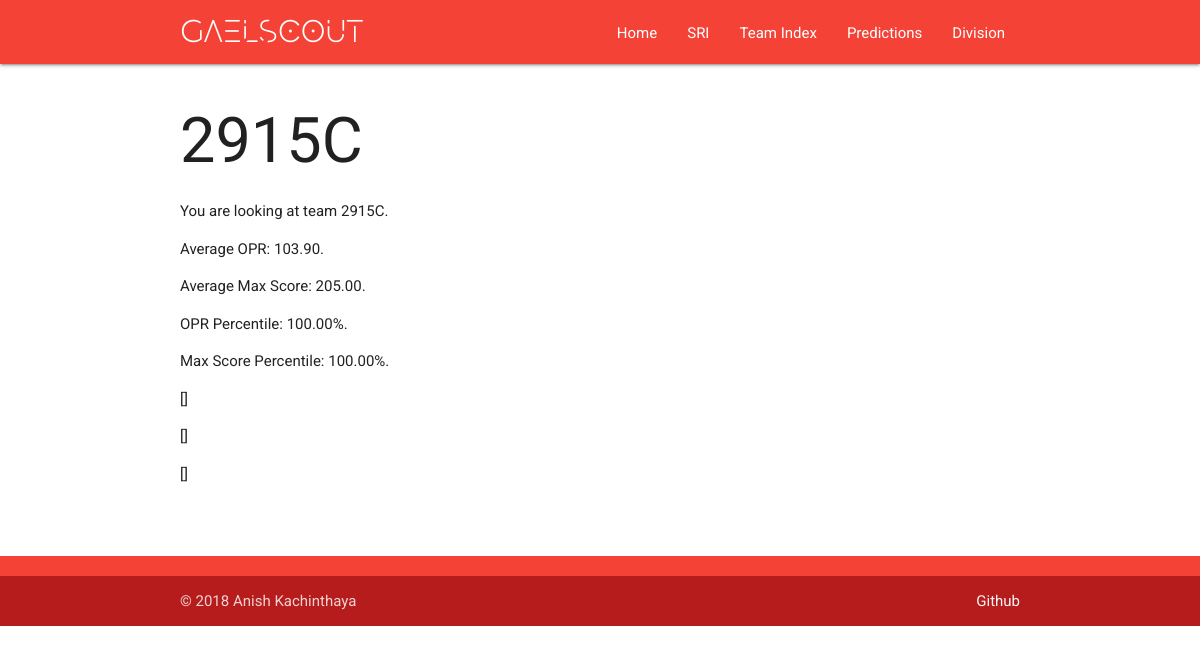
Screenshot of /teams/2915C/ with the database file from the repository.
### teaminfo/models.py (models this page shows, shortened)
class Teams(models.Model):
    team_number = models.CharField(max_length=200)
    team_opr = models.DecimalField(max_digits=10, decimal_places=2)
    team_mscore = models.DecimalField(max_digits=10, decimal_places=2)
    team_opr_quantile = models.DecimalField(max_digits=10, decimal_places=2)
    team_mscore_quantile = models.DecimalField(max_digits=10, decimal_places=2)
    class Meta:
        ordering = ["-team_opr_quantile"]

### teaminfo/views.py (the view)
# urls.py: path('<str:team_number>/', views.detail, name='detail'),
def detail(request, team_number):
    try:
        team_num = Teams.objects.get(team_number=team_number)
    except Teams.DoesNotExist:
        return render(request, 'teaminfo/404.html')
    opr = team_num.team_opr
    mscore = team_num.team_mscore
    opr_per = team_num.team_opr_quantile
    mscore_per = team_num.team_mscore_quantile
    context = {
        'team_number': team_number,
        'opr': opr,
        'mscore': mscore,
        'opr_per': opr_per,
        'mscore_per': mscore_per,
    }
    return render(request, 'teaminfo/detail.html', context)

### teaminfo/templates/teaminfo/detail.html (shortened to what this page needs)
<!DOCTYPE html>
<html>
  <head>
    <link rel="stylesheet" href="https://cdnjs.cloudflare.com/ajax/libs/materialize/1.0.0-beta/css/materialize.min.css">
    <link rel = "stylesheet" type = "text/css" href = "../../../static/main.css" />
  </head>
  <body>
    <nav>
      <div class="nav-wrapper red">
        <div class="container">
          <a class="brand-logo" href="{% url 'sri:index' %}">
            GAELSCOUT</a>
        <ul id="nav-mobile" class="right hide-on-med-and-down">
          <li ><a class = "waves-effect waves-light" href="{% url 'sri:index' %}">Home</a></li>
          <li ><a class = "waves-effect waves-light" href="{% url 'sri:index' %}">SRI</a></li>
          <li><a class = "waves-effect waves-light" href="{% url 'teaminfo:index' %}">Team Index</a></li>
          <li><a class = "waves-effect waves-light" href="{% url 'teaminfo:index' %}">Predictions</a></li>
          <li><a class = "waves-effect waves-light" href="{% url 'teaminfo:division' %}">Division</a></li>
        </ul>
      </div>
        <div class="nav-wrapper">
      </div>
    </nav>
    <div class="container" style="min-height:450px">
      <!-- {% load static %}
        <img src="{% static "admin/img/gael.svg" %}"> -->
    <h1>{{team_number}}</h1>
    {% if team_number %}
      <p>You are looking at team {{team_number}}.</p>
      <p>Average OPR: {{opr}}.</p>
      <p>Average Max Score: {{mscore}}.</p>
      <p>OPR Percentile: {{opr_per}}%.</p>
      <p>Max Score Percentile: {{mscore_per}}%.</p>
    {% else %}
        <p>No teams are available.</p>
    {% endif %}
    {% load collect_team %}
    {% with data=data|collect:team_number %}
    {% for chunk in data %}
    <p>{{chunk}}</p>
    {% endfor %}
    {% endwith %}
  </div>
  <footer class="page-footer red">
    <div class="footer-copyright red darken-4">
      <div class="container">
      © 2018 Anish Kachinthaya
      <a class="grey-text text-lighten-4 right" href="https://github.com/anishk23733" target="_blank">Github</a>
      </div>
    </div>
  </footer>
  </body>
</html>

### static/main.css (style rules this page uses)
body { font-family: 'Roboto', sans-serif; }
.brand-logo { font-family:EVO }

### rows the page displays
Teams: team_opr "103.90", team_mscore "205.00", team_opr_quantile "100.00", team_mscore_quantile "100.00"

### other values shown
{{ team_number }} "2915C"
{{ chunk }} "[]" "[]" "[]"
